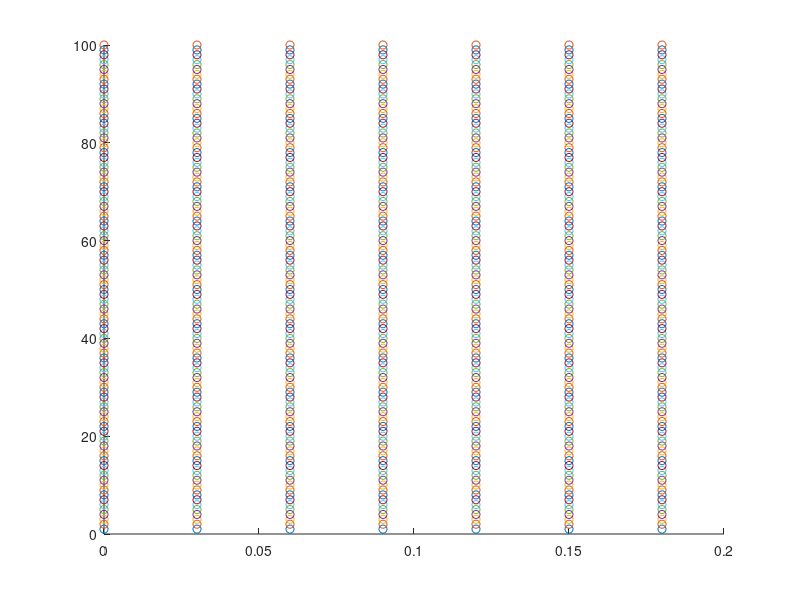

Source code (MATLAB):

figure; hold

nTrials=100;
stimPerTrial=7;

% compute ISIs
meanISI=0.001;
minISI=0.030;
isi = random('exp',meanISI, 1,1000);
isi(find(isi < minISI))=minISI;
%hist(isi, 0:0.01:10)

stimTimes=zeros(nTrials, stimPerTrial);
for i=1:nTrials
    stimTimes(i, :)=cumsum(isi(((i-1)*stimPerTrial+1):i*stimPerTrial))-isi((i-1)*stimPerTrial+1);
    plot(stimTimes(i, :), i*ones(1, stimPerTrial), 'o');
end    
